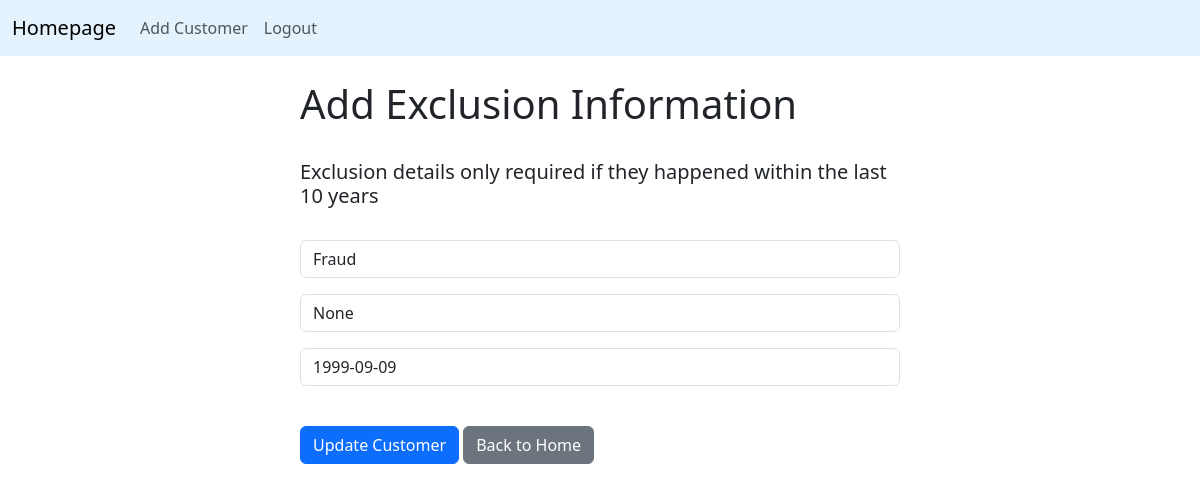
The app's page /update_exclusion/2 (signed in) with its own data.
### website/models.py (models this page shows, shortened)
class Exclusion(models.Model):
    MANDATORY = (
        ("Theft", "Theft"),
        ("Fraud", "Fraud"),
        ("Bribery", "Bribery"),
        ("None", "None"),
    )
    DISCRETIONARY = (
        ("Bankruptcy", "Bankruptcy"),
        ("Improper Procurement", "Improper Procurement"),
        ("Breach of Contract", "Breach of Contract"),
        ("None", "None"),
    )
    created_at = models.DateTimeField(auto_now_add=True)
    mandatory = models.CharField(max_length=50, choices=MANDATORY)
    discretionary = models.CharField(max_length=50, choices=DISCRETIONARY)
    exclusion_date = models.DateField(null=True, blank=True)
    supplier_id = models.ForeignKey(Supplier, on_delete=models.CASCADE)

### website/views.py (the view)
# urls.py: path("update_exclusion/<int:pk>", views.update_exclusion, name="update_exclusion"),
def update_exclusion(request, pk):
    if request.user.is_authenticated:
        update_excl = Exclusion.objects.get(id=pk)
        form = AddExclusionForm(request.POST or None, instance=update_excl)
        if form.is_valid():
            form.save()
            messages.success(request, "Exclusions have been updated!")
            return redirect("home")
        return render(request, "update_exclusion.html", {"form": form})
    else:
        logger.error(f"User not logged in to view update exclusions {pk}")
        messages.success(request, "You must be logged in to view details")
        return redirect("home")

### website/templates/update_exclusion.html (shortened to what this page needs)
{% extends 'layout.html' %}
{% block content %}
<div class="col-md-6 offset-md-3">
    <h1>Add Exclusion Information</h1>
    <br />
    <h5>Exclusion details only required if they happened within the last 10 years</h5>
    <br />
    <form method="POST">
        {{ form.as_p }}
        <br />
        <button type="submit" class="btn btn-primary">Update Customer</button>
        <a href="{% url 'home' %}" class="btn btn-secondary">Back to Home</a>
    </form>
</div>
{% endblock %}

### records on screen
Exclusion: mandatory "Fraud", discretionary "None", exclusion_date "1999-09-09"
